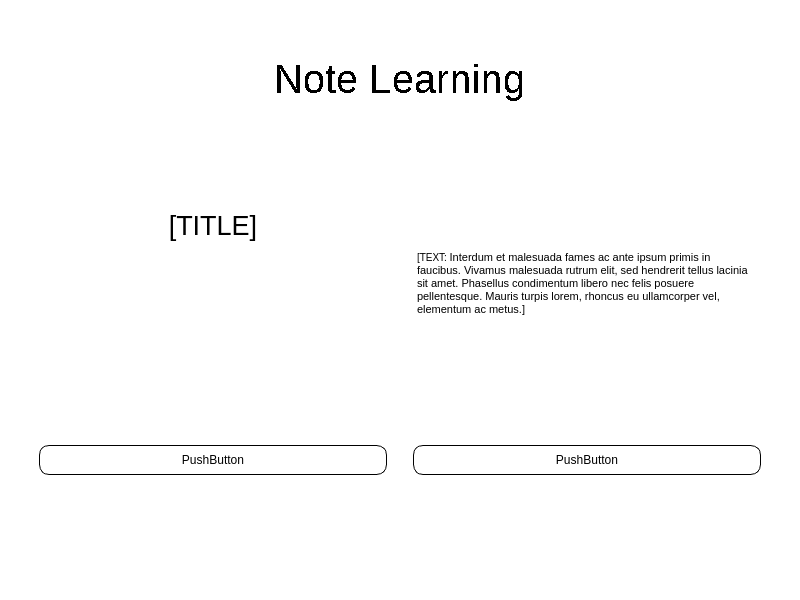
<?xml version="1.0" encoding="UTF-8"?>
<ui version="4.0">
 <class>NoteLearning</class>
 <widget class="QMainWindow" name="NoteLearning">
  <property name="geometry">
   <rect>
    <x>0</x>
    <y>0</y>
    <width>800</width>
    <height>600</height>
   </rect>
  </property>
  <property name="minimumSize">
   <size>
    <width>800</width>
    <height>600</height>
   </size>
  </property>
  <property name="windowTitle">
   <string>NoteLearning</string>
  </property>
  <property name="styleSheet">
   <string notr="true">background-color: rgb(255, 255, 255);</string>
  </property>
  <widget class="QWidget" name="centralwidget">
   <layout class="QVBoxLayout" name="verticalLayout">
    <item>
     <layout class="QVBoxLayout" name="layout" stretch="0,0">
      <property name="sizeConstraint">
       <enum>QLayout::SetMinimumSize</enum>
      </property>
      <property name="leftMargin">
       <number>20</number>
      </property>
      <property name="topMargin">
       <number>20</number>
      </property>
      <property name="rightMargin">
       <number>20</number>
      </property>
      <property name="bottomMargin">
       <number>20</number>
      </property>
      <item>
       <layout class="QHBoxLayout" name="topLayout" stretch="0,0,0">
        <property name="bottomMargin">
         <number>0</number>
        </property>
        <item>
         <spacer name="horizontalSpacer_3">
          <property name="orientation">
           <enum>Qt::Horizontal</enum>
          </property>
          <property name="sizeHint" stdset="0">
           <size>
            <width>40</width>
            <height>20</height>
           </size>
          </property>
         </spacer>
        </item>
        <item>
         <widget class="QLabel" name="lessonTitle">
          <property name="sizePolicy">
           <sizepolicy hsizetype="Minimum" vsizetype="Minimum">
            <horstretch>0</horstretch>
            <verstretch>0</verstretch>
           </sizepolicy>
          </property>
          <property name="minimumSize">
           <size>
            <width>0</width>
            <height>100</height>
           </size>
          </property>
          <property name="font">
           <font>
            <family>Arial</family>
            <pointsize>30</pointsize>
            <weight>50</weight>
            <bold>false</bold>
            <stylestrategy>NoAntialias</stylestrategy>
           </font>
          </property>
          <property name="styleSheet">
           <string notr="true">color: rgb(0, 0, 0);</string>
          </property>
          <property name="text">
           <string>Note Learning</string>
          </property>
          <property name="alignment">
           <set>Qt::AlignCenter</set>
          </property>
          <property name="wordWrap">
           <bool>false</bool>
          </property>
          <property name="margin">
           <number>0</number>
          </property>
         </widget>
        </item>
        <item>
         <spacer name="horizontalSpacer_4">
          <property name="orientation">
           <enum>Qt::Horizontal</enum>
          </property>
          <property name="sizeHint" stdset="0">
           <size>
            <width>40</width>
            <height>20</height>
           </size>
          </property>
         </spacer>
        </item>
       </layout>
      </item>
      <item>
       <layout class="QGridLayout" name="gridLayout">
        <item row="2" column="2">
         <spacer name="verticalSpacer2">
          <property name="orientation">
           <enum>Qt::Vertical</enum>
          </property>
          <property name="sizeHint" stdset="0">
           <size>
            <width>20</width>
            <height>40</height>
           </size>
          </property>
         </spacer>
        </item>
        <item row="0" column="2">
         <spacer name="verticalSpacer1">
          <property name="orientation">
           <enum>Qt::Vertical</enum>
          </property>
          <property name="sizeType">
           <enum>QSizePolicy::MinimumExpanding</enum>
          </property>
          <property name="sizeHint" stdset="0">
           <size>
            <width>20</width>
            <height>5</height>
           </size>
          </property>
         </spacer>
        </item>
        <item row="1" column="1">
         <widget class="QLabel" name="lessonTextLabel">
          <property name="font">
           <font>
            <pointsize>20</pointsize>
           </font>
          </property>
          <property name="text">
           <string>[TITLE]</string>
          </property>
          <property name="alignment">
           <set>Qt::AlignCenter</set>
          </property>
         </widget>
        </item>
        <item row="3" column="3">
         <widget class="QPushButton" name="nextButton">
          <property name="styleSheet">
           <string notr="true">background-color: rgb(255, 255, 255);
border: 1px solid black;
border-radius: 10%;
padding: 7px;</string>
          </property>
          <property name="text">
           <string>PushButton</string>
          </property>
         </widget>
        </item>
        <item row="2" column="3">
         <widget class="QTextBrowser" name="lessonText">
          <property name="styleSheet">
           <string notr="true">border: none;</string>
          </property>
          <property name="html">
           <string>&lt;!DOCTYPE HTML PUBLIC &quot;-//W3C//DTD HTML 4.0//EN&quot; &quot;http://www.w3.org/TR/REC-html40/strict.dtd&quot;&gt;
&lt;html&gt;&lt;head&gt;&lt;meta name=&quot;qrichtext&quot; content=&quot;1&quot; /&gt;&lt;style type=&quot;text/css&quot;&gt;
p, li { white-space: pre-wrap; }
&lt;/style&gt;&lt;/head&gt;&lt;body style=&quot; font-family:'MS Shell Dlg 2'; font-size:7.8pt; font-weight:400; font-style:normal;&quot;&gt;
&lt;p style=&quot; margin-top:0px; margin-bottom:0px; margin-left:0px; margin-right:0px; -qt-block-indent:0; text-indent:0px;&quot;&gt;[TEXT: &lt;span style=&quot; font-family:'Open Sans','Arial','sans-serif'; font-size:8pt; color:#000000; background-color:#ffffff;&quot;&gt;Interdum et malesuada fames ac ante ipsum primis in faucibus. Vivamus malesuada rutrum elit, sed hendrerit tellus lacinia sit amet. Phasellus condimentum libero nec felis posuere pellentesque. Mauris turpis lorem, rhoncus eu ullamcorper vel, elementum ac metus.]&lt;/span&gt;&lt;/p&gt;&lt;/body&gt;&lt;/html&gt;</string>
          </property>
         </widget>
        </item>
        <item row="3" column="1">
         <widget class="QPushButton" name="previousButton">
          <property name="styleSheet">
           <string notr="true">background-color: rgb(255, 255, 255);
border: 1px solid black;
border-radius: 10%;
padding: 7px;</string>
          </property>
          <property name="text">
           <string>PushButton</string>
          </property>
         </widget>
        </item>
        <item row="2" column="1">
         <widget class="QGraphicsView" name="graphicsView">
          <property name="styleSheet">
           <string notr="true">border: none;</string>
          </property>
         </widget>
        </item>
        <item row="2" column="0">
         <spacer name="horizontalSpacer1">
          <property name="orientation">
           <enum>Qt::Horizontal</enum>
          </property>
          <property name="sizeType">
           <enum>QSizePolicy::Minimum</enum>
          </property>
          <property name="sizeHint" stdset="0">
           <size>
            <width>10</width>
            <height>10</height>
           </size>
          </property>
         </spacer>
        </item>
        <item row="2" column="4">
         <spacer name="horizontalSpacer2">
          <property name="orientation">
           <enum>Qt::Horizontal</enum>
          </property>
          <property name="sizeType">
           <enum>QSizePolicy::Minimum</enum>
          </property>
          <property name="sizeHint" stdset="0">
           <size>
            <width>10</width>
            <height>10</height>
           </size>
          </property>
         </spacer>
        </item>
        <item row="4" column="2">
         <spacer name="verticalSpacer3">
          <property name="orientation">
           <enum>Qt::Vertical</enum>
          </property>
          <property name="sizeType">
           <enum>QSizePolicy::MinimumExpanding</enum>
          </property>
          <property name="sizeHint" stdset="0">
           <size>
            <width>20</width>
            <height>5</height>
           </size>
          </property>
         </spacer>
        </item>
       </layout>
      </item>
     </layout>
    </item>
   </layout>
  </widget>
  <widget class="QMenuBar" name="menubar">
   <property name="geometry">
    <rect>
     <x>0</x>
     <y>0</y>
     <width>800</width>
     <height>26</height>
    </rect>
   </property>
  </widget>
  <widget class="QStatusBar" name="statusbar"/>
 </widget>
 <resources/>
 <connections/>
</ui>
